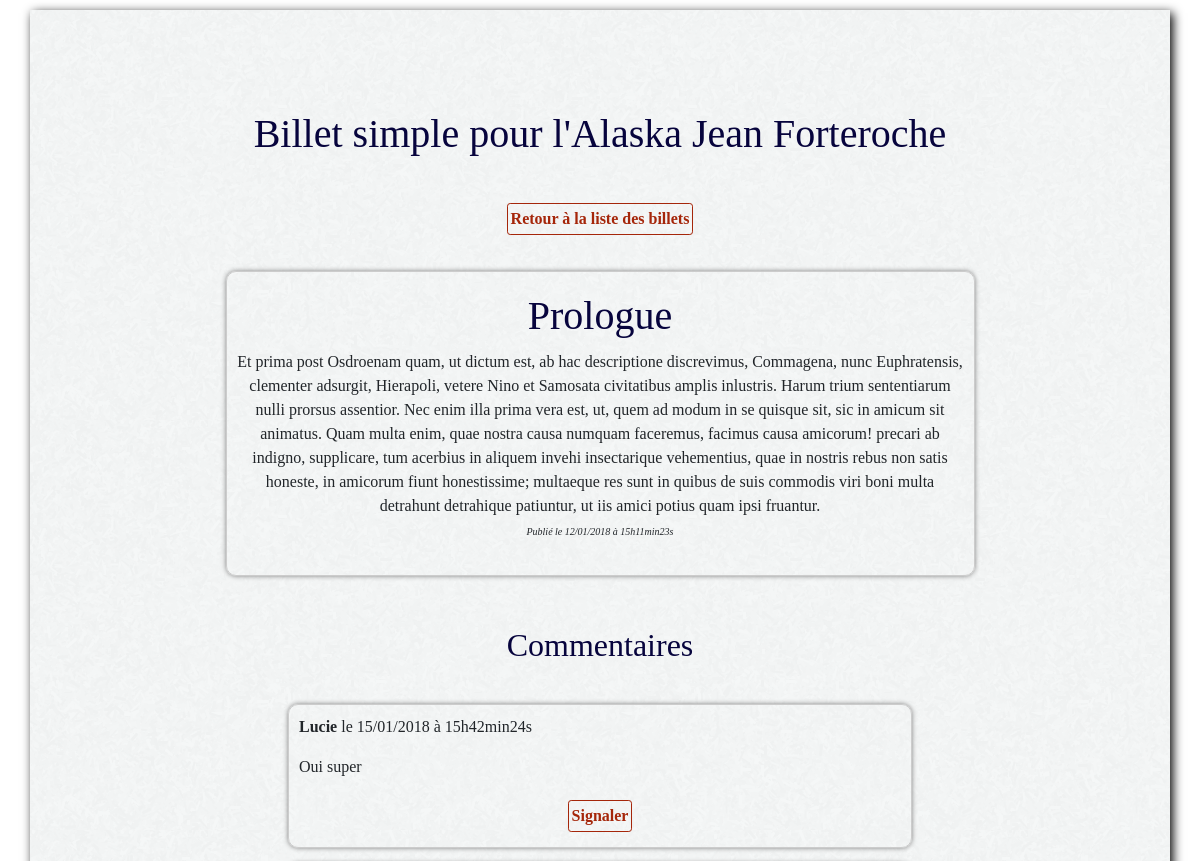
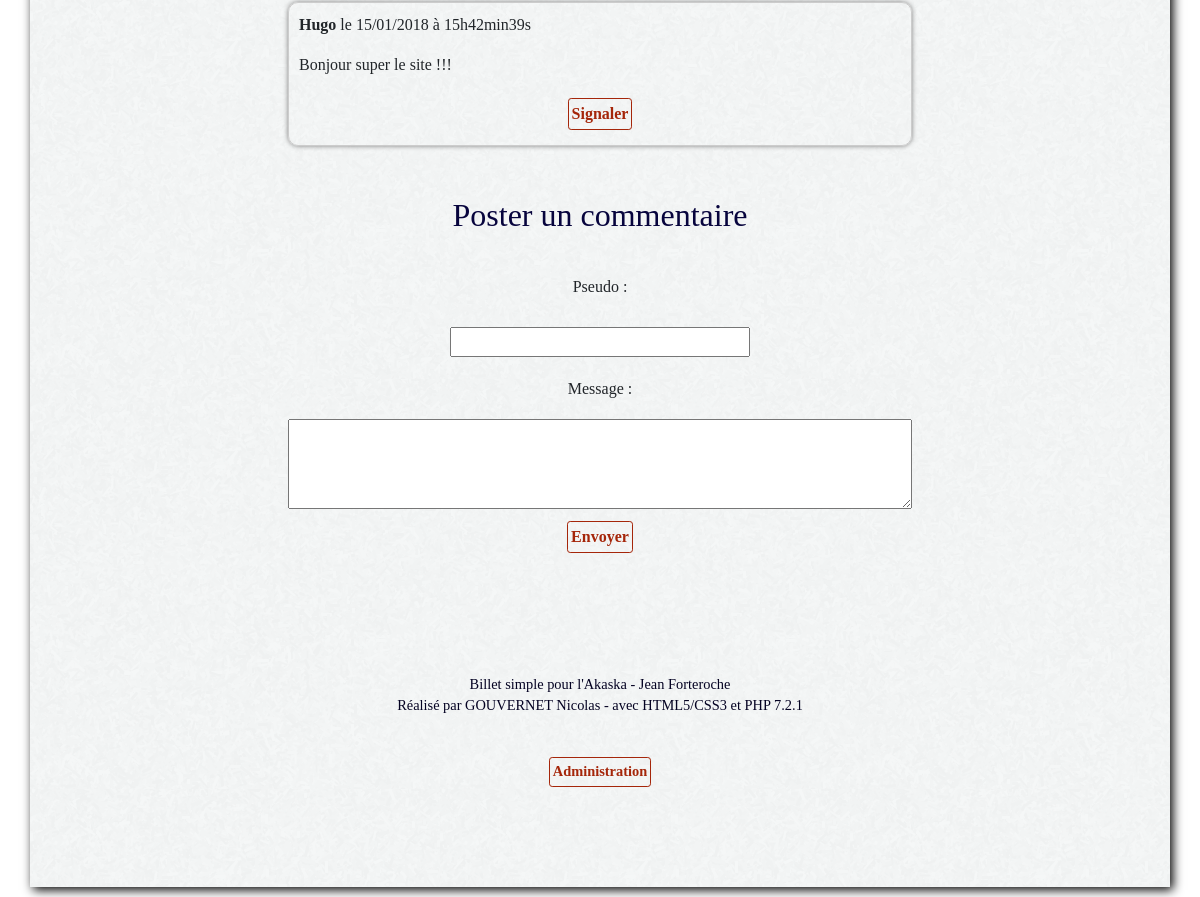
The app's page /index.php?section=commentaires&billet=23 with its own data (2 pictures, top to bottom).
### tables this page shows
CREATE TABLE IF NOT EXISTS `billets` (
  `id` int(11) NOT NULL AUTO_INCREMENT,
  `date_creation` datetime NOT NULL,
  `titre` text NOT NULL,
  `contenu` text NOT NULL,
  PRIMARY KEY (`id`)
);

CREATE TABLE IF NOT EXISTS `commentaires` (
  `id` int(11) NOT NULL AUTO_INCREMENT,
  `id_billet` int(11) NOT NULL,
  `affichage` int(11) NOT NULL,
  `auteur` varchar(255) NOT NULL,
  `commentaire` text NOT NULL,
  `date_commentaire` datetime NOT NULL,
  PRIMARY KEY (`id`)
);

### Controller/commentaires.php (called while the page is built, shortened)
<?php
include_once('Model/billet.php');
$billet = new Billet();
$id_billet = $_GET['billet'];
$billet->getById($id_billet);
include_once('Model/commentaire.php');
$commentaire = new Commentaire();
$commentaires = $commentaire->getForId($_GET['billet']);
include_once('View/commentaires.php');

### Model/billet.php (called while the page is built, shortened)
<?php
class Billet
{
    private $_titre;
    private $_contenu;
    private $_date_creation_fr;
    public function getTitre()
    {
        return $this->_titre;
    }
    public function getContenu()
    {
        return $this->_contenu;
    }
    public function getDate_creation_fr()
    {
        return $this->_date_creation_fr;
    }
    public function getById($id)
    {
        global $bdd;
        if (ctype_digit($id))
        {
            $id = (int) $id;
        }
        else
        {
            echo $id . ' n\'est pas un nombre.';
        }
        try
        {
            $req = $bdd->prepare('SELECT id, titre, contenu, DATE_FORMAT(date_creation, \'%d/%m/%Y à %Hh%imin%ss\') AS date_creation_fr FROM billets WHERE id = :id');
            $req->bindParam(':id', $id, PDO::PARAM_INT);
            $req->execute();
            $billet = $req->fetch();
            $this->_titre = $billet['titre'];
            $this->_contenu = $billet['contenu'];
            $this->_date_creation_fr = $billet['date_creation_fr'];
        }
        catch (Exception $e)
        {
            echo $e->getMessage();
            echo 'Echec de la requête vérifiez les paramètres.';
        }
    }
}
?>

### Model/commentaire.php (called while the page is built, shortened)
<?php
class Commentaire
{
    private $_id;
    private $_auteur;
    private $_commentaire;
    private $_date_commentaire_fr;
    public function getId()
    {
        return $this->_id;
    }
    public function getAuteur()
    {
        return $this->_auteur;
    }
    public function getCommentaire()
    {
        return $this->_commentaire;
    }
    public function getDate_commentaire_fr()
    {
        return $this->_date_commentaire_fr;
    }
    public function setId($id)
    {
       $id = (int) $id;
       if ($id > 0)
            {
               $this->_id = $id;
            }
    }
    public function setId_billet($id_billet)
    {
       $id_billet = (int) $id_billet;
    }
    public function setAuteur($auteur)
    {
        if (is_string($auteur))
        {
            $this->_auteur = $auteur;
        }
    }
    public function setCommentaire($commentaire)
    {
        if (is_string($commentaire))
        {
            $this->_commentaire = $commentaire;
        }
    }
    public function setDate_commentaire_fr($date_commentaire_fr)
    {
        if (is_string($date_commentaire_fr))
        {
            $this->_date_commentaire_fr = $date_commentaire_fr;
        }
    }
    public function getForId($billetId)
    {
        global $bdd;
        if (is_int($billetId) || ctype_digit($billetId))
        {
            $billetId = (int) $billetId;
        }
        else
        {
            echo $billetId . ' n\'est pas un nombre.';
        }
        try
        {
            $req = $bdd->prepare('SELECT id, id_billet, auteur, commentaire, DATE_FORMAT(date_commentaire, \'%d/%m/%Y à %Hh%imin%ss\') AS date_commentaire_fr FROM commentaires WHERE id_billet = :billetId AND affichage = 2 ORDER BY date_commentaire');
            $req->bindParam(':billetId', $billetId, PDO::PARAM_INT);
            $req->execute();
            $commentaires = $req->fetchAll();
            $commentaires_modeles = [];
            foreach($commentaires as $commentaire) {
                $currentCommentaire = new Commentaire();
                $currentCommentaire->setId($commentaire['id']);
                $currentCommentaire->setId_billet($commentaire['id_billet']);
                $currentCommentaire->setAuteur($commentaire['auteur']);
                $currentCommentaire->setCommentaire($commentaire['commentaire']);
                $currentCommentaire->setDate_commentaire_fr($commentaire['date_commentaire_fr']);
                $commentaires_modeles[] = $currentCommentaire;
            }
            return $commentaires_modeles;
        }
        catch (Exception $e)
        {
            echo $e->getMessage();
            echo 'Echec de la requête vérifiez les paramètres.';
        }
    }
}
?>

### View/commentaires.php (the view, shortened to what this page needs)
<!DOCTYPE html>
<html>
    <head>
        <?php include_once('head.php');?>
    </head>
    <body>
        <section id="global" class="container">
            <header id="header" class="row">
                <a id="mainTitle" class="col-12" href="index.php"><h1>Billet simple pour l'Alaska Jean Forteroche </h1></a>
            </header>
                <p><a href="index.php" class="btn btn-secondary btn-sm">Retour à la liste des billets</a></p>
                    <section id="pageContent" class="row justify-content-center">
                        <div class="news">
                           <h3><?php echo htmlspecialchars($billet->getTitre()); ?></h3>
                             <div><?php echo $billet->getContenu();?></div>
                            <p><em class="datePublication">Publié le <?php echo $billet->getDate_creation_fr(); ?></em></p>
                        </div>
                   </section>
        <h2>Commentaires</h2>
        <?php
            foreach ($commentaires as $commentaire)
            {
        ?>
        <div class="commentaire">
          <p><strong><?php echo htmlspecialchars($commentaire->getAuteur()); ?></strong> le <?php echo $commentaire->getDate_commentaire_fr(); ?></p>
            <p><?php echo nl2br(htmlspecialchars($commentaire->getCommentaire())); ?></p>
                <form action="" method="POST">
                    <input type="submit" name="boutonSignaler<?php echo $commentaire->getId();?>" value="Signaler" class="btn btn-secondary btn-sm">
                </form>
            </div>
        <?php
        }
        ?>
        <h2>Poster un commentaire</h2>
            <form action="Controller/commentaire_post.php" method="post" onsubmit="commentaireEnvoye()">
                <p>
                    <label for="auteur">Pseudo</label> : <br /> <input type="text" name="auteur" id="auteur" /><br />
                    <label for="commentaire">Message</label> : <br /> <textarea name="commentaire" id="commentaire"></textarea><br />
                    <input type="submit" value="Envoyer" class="btn btn-secondary btn-sm"/>
               </p>
        </form>
            <footer class="row">
                <div id="footer" class="col-12">
                    <p>Billet simple pour l'Akaska - Jean Forteroche</p>
                    <p>Réalisé par GOUVERNET Nicolas - avec HTML5/CSS3 et PHP 7.2.1</p>
                    <p><a href="index.php?section=log" class="btn btn-secondary btn-sm" id="administration">Administration</a></p>
                </div>
            </footer>
        </section>
    </body>
</html>

### View/style.css (style rules this page uses)
body { font-family: 'Playfair Display', serif; }
* { text-align: center; }
h1 ,h2 { margin-top: 50px; margin-bottom: 40px; color: #07043d; }
h3 { font-size: 2.5rem; color: #07043d; margin-top: 10px; margin-bottom: 10px; }
a { text-decoration: none; }
a { text-decoration: none; color: #07043d; }
.btn { color: #A5260A; padding: 3px; margin: 5px; background-color: rgba(0, 0, 0, 0); border: 1px solid #A5260A; font-weight: bold; cursor: pointer; font-family: 'Playfair Display', serif; font-size: 1em; }
.datePublication { display: inline-block; font-size: x-small; margin-bottom: 10px; }
.news, .commentaire { width:70%; margin:auto; margin-top: 15px; border:1px solid #CCCCCC; border-radius: 10px; padding: 10px; text-align: center; box-shadow: 0px 0px 5px grey; }
.commentaire { width: 60%; }
.commentaire p { text-align: left; }
textarea { text-align: left; margin-top: 10px; width: 60%; height: 90px; }
#auteur { width: 50%; max-width: 300px; }
input { margin: 20px; }
#administration { margin-top: 40px; margin-bottom: 0px; }
#footer { text-align: center; margin: 100px 0 50px 0; }
#footer p { padding: 0; margin: 0; color: #040222; font-size: 0.9em; }
@media (min-width: 1200px) { body { padding: 30px 0 30px 0; } }
@media (min-width: 1200px) { .container { padding: 75px; } }
@media (min-width: 992px) { body { padding: 20px 0 20px 0; } }
@media (min-width: 992px) { .container { padding: 50px; } }
@media (min-width: 768px) { body { padding: 10px 0 10px 0; } }
@media (min-width: 768px) { .container { box-shadow: 3px 3px 10px black; } }
@media (min-width: 576px) { body { background-image: url("../../View/images/img02.jpg"); } }
#global { background-image: url("../../View/images/paper.png"); }

### records on screen
billets: titre "Prologue", contenu "Et prima post Osdroenam quam, ut dictum est, ab hac descriptione discrevimus, Commagena, nunc Euphratensis, clementer adsurgit, Hierapoli, vetere Nino et Samosata civitatibus amplis inlustris. Harum trium sententiarum nulli prorsus assentior. Nec enim illa prima vera est, ut, quem ad modum in se quisque sit, sic in amicum sit animatus. Quam multa enim, quae nostra causa numquam faceremus, facimus causa amicorum! precari ab indigno, supplicare, tum acerbius in aliquem invehi insectarique vehementius, quae in nostris rebus non satis honeste, in amicorum fiunt honestissime; multaeque res sunt in quibus de suis commodis viri boni multa detrahunt detrahique patiuntur, ut iis amici potius quam…"
commentaires: auteur "Lucie", Date_commentaire_fr "15/01/2018 à 15h42min24s", commentaire "Oui super"
commentaires: auteur "Hugo", Date_commentaire_fr "15/01/2018 à 15h42min39s", commentaire "Bonjour super le site !!!"

### other values on screen
$billet->getDate_creation_fr() "12/01/2018 à 15h11min23s"
